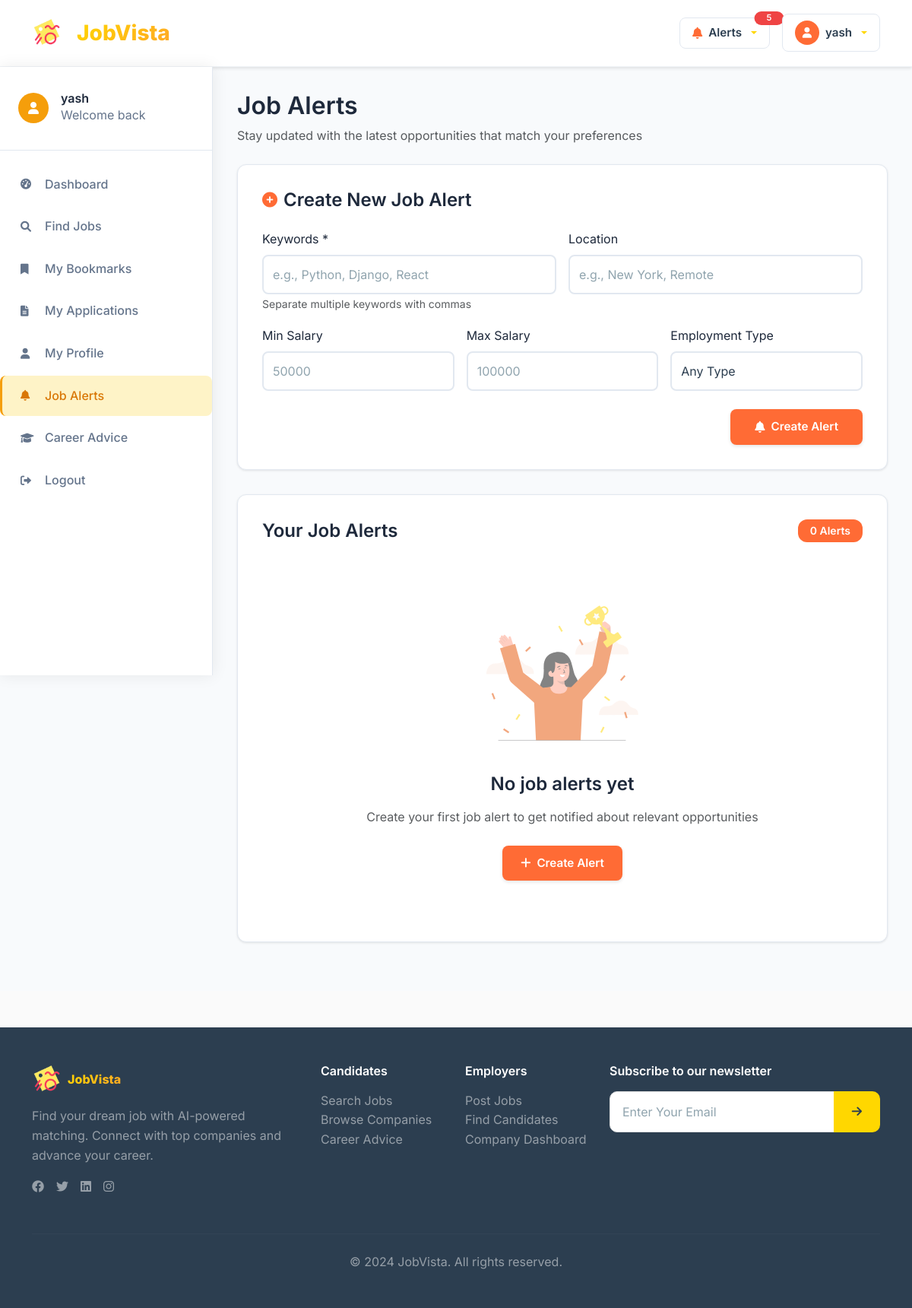
/job-alerts/ (signed in), run on an earlier commit of the app's database.
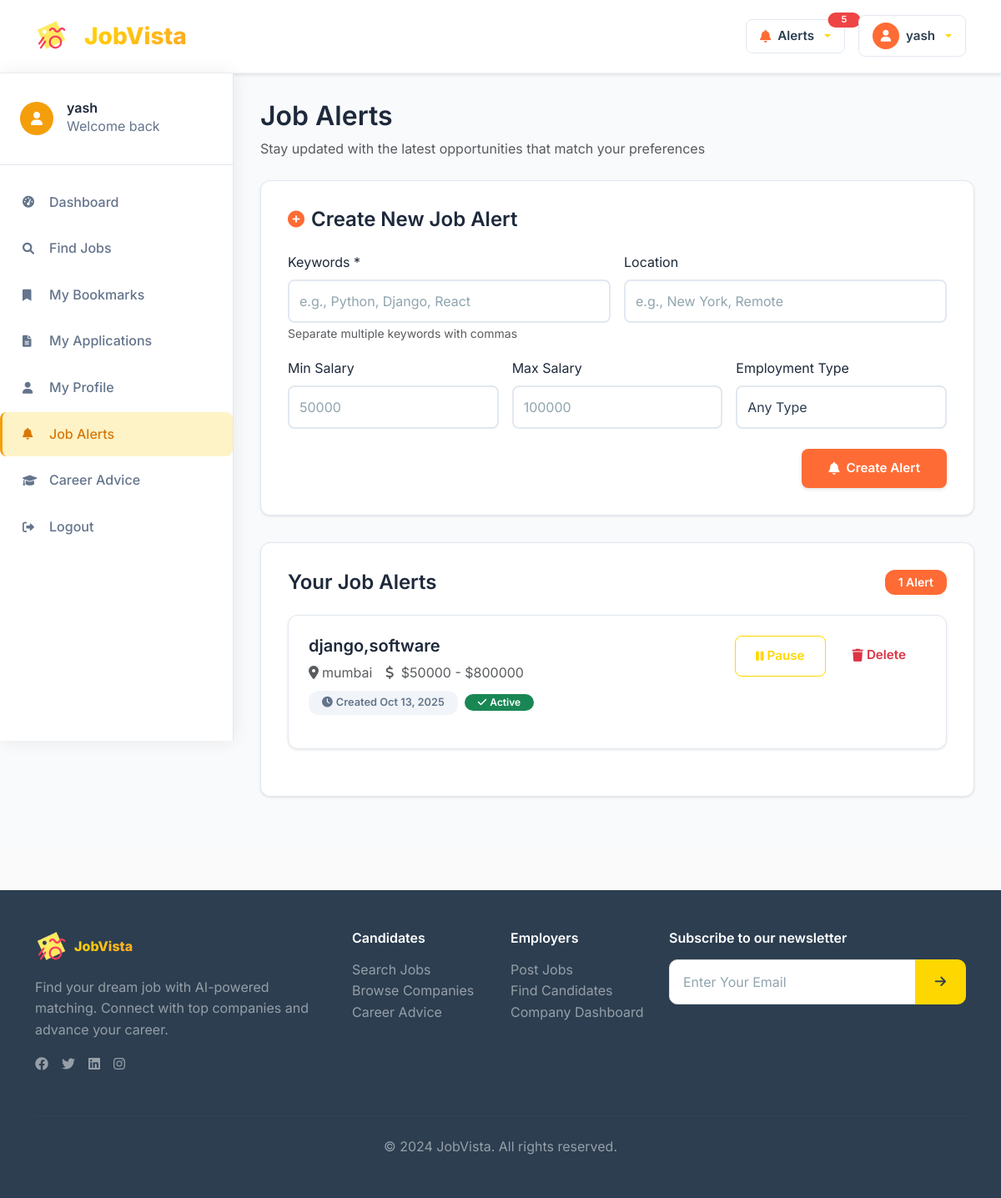
And on a later commit of the database.
### accounts/models.py (models this page shows, shortened)
class JobAlert(models.Model):
    FREQUENCY_CHOICES = [
        ('daily', 'Daily'),
        ('weekly', 'Weekly'),
        ('monthly', 'Monthly'),
    ]
    user = models.ForeignKey(User, on_delete=models.CASCADE, related_name='job_alerts')
    keywords = models.CharField(max_length=500, help_text="Comma-separated keywords")
    location = models.CharField(max_length=200, blank=True)
    salary_min = models.DecimalField(max_digits=10, decimal_places=2, blank=True, null=True)
    salary_max = models.DecimalField(max_digits=10, decimal_places=2, blank=True, null=True)
    frequency = models.CharField(max_length=20, choices=FREQUENCY_CHOICES, default='weekly')
    is_active = models.BooleanField(default=True)
    created_at = models.DateTimeField(auto_now_add=True)
    last_sent = models.DateTimeField(blank=True, null=True)
    class Meta:
        ordering = ['-created_at']

### accounts/views.py (the view, shortened to what this page needs)
# urls.py: path('job-alerts/', job_alerts, name='job_alerts'),
@login_required
def job_alerts(request):
    alerts = JobAlert.objects.filter(user=request.user).order_by('-created_at')
    return render(request, 'accounts/job_alerts.html', {'alerts': alerts})

### accounts/context_processors.py (called while the page is built)
def notifications_context(request):
    if request.user.is_authenticated:
        try:
            notifications = Notification.objects.filter(
                user=request.user,
                is_read=False
            ).order_by('-created_at')[:5]
            return {'notifications': notifications}
        except Exception:
            return {'notifications': []}
    return {'notifications': []}

### templates/accounts/job_alerts.html (shortened to what the changed rows need)
{% extends 'base.html' %}
{% load static %}
{% block content %}
<div class="alerts-container">
    <div class="main-content">
        <div class="alerts-wrapper">
            <div class="mb-4">
                <h1 class="font-bold mb-2" style="color: #1e293b; font-size: 2rem;">Job Alerts</h1>
            </div>
            <div class="content-section">
                <div class="d-flex justify-content-between align-items-center mb-4">
                    <h4 class="font-bold mb-0" style="color: #1e293b;">Your Job Alerts</h4>
                    <span class="badge" style="background: var(--accent); color: white; border-radius: 12px; padding: 0.5rem 1rem;">
                        {{ alerts.count }} Alert{{ alerts.count|pluralize }}
                    </span>
                </div>
                {% if alerts %}
                    {% for alert in alerts %}
                        <div class="alert-card">
                            <div class="d-flex justify-content-between align-items-start mb-3">
                                <div class="flex-grow-1">
                                    <h5 class="font-bold mb-2" style="color: #1e293b;">{{ alert.keywords }}</h5>
                                    <div class="d-flex align-items-center gap-3 text-sm text-muted mb-2">
                                        {% if alert.location %}
                                            <span><i class="fas fa-map-marker-alt me-1"></i>{{ alert.location }}</span>
                                        {% endif %}
                                        {% if alert.salary_min or alert.salary_max %}
                                            <span><i class="fas fa-dollar-sign me-1"></i>
                                                {% if alert.salary_min and alert.salary_max %}
                                                    ${{ alert.salary_min|floatformat:0 }} - ${{ alert.salary_max|floatformat:0 }}
                                                {% elif alert.salary_min %}
                                                    From ${{ alert.salary_min|floatformat:0 }}
                                                {% elif alert.salary_max %}
                                                    Up to ${{ alert.salary_max|floatformat:0 }}
                                                {% endif %}
                                            </span>
                                        {% endif %}
                                    </div>
                                    <div class="d-flex align-items-center gap-2">
                                        <span class="badge" style="background: #f1f5f9; color: #64748b; border-radius: 12px; font-size: 0.8rem;">
                                            <i class="fas fa-clock me-1"></i>Created {{ alert.created_at|date:"M d, Y" }}
                                        </span>
                                        {% if alert.is_active %}
                                            <span class="badge bg-success text-white rounded-pill px-3 py-1" style="font-size: 0.75rem;">
                                                <i class="fas fa-check me-1"></i>Active
                                            </span>
                                        {% else %}
                                            <span class="badge bg-secondary text-white rounded-pill px-3 py-1" style="font-size: 0.75rem;">
                                                <i class="fas fa-pause me-1"></i>Inactive
                                            </span>
                                        {% endif %}
                                    </div>
                                </div>
                                <div class="d-flex gap-2">
                                    <form method="POST" class="d-inline">
                                        <button type="submit" class="btn btn-outline btn-sm" style="border-radius: 8px;">
                                            {% if alert.is_active %}
                                                <i class="fas fa-pause me-1"></i>Pause
                                            {% else %}
                                                <i class="fas fa-play me-1"></i>Resume
                                            {% endif %}
                                        </button>
                                    </form>
                                    <form method="POST" class="d-inline">
                                        <button type="submit" class="btn btn-outline-danger btn-sm" style="border-radius: 8px;"
                                                onclick="return confirm('Are you sure you want to delete this alert?')">
                                            <i class="fas fa-trash me-1"></i>Delete
                                        </button>
                                    </form>
                                </div>
                            </div>
                        </div>
                    {% endfor %}
                {% else %}
                    <div class="text-center py-5">
                        <img src="{% static 'assets/illustrations/Success.svg' %}" alt="No Alerts" style="width: 200px; height: 200px; opacity: 0.5; margin-bottom: 2rem;">
                        <h4 class="font-bold mb-3" style="color: #1e293b;">No job alerts yet</h4>
                        <p class="text-muted mb-4">Create your first job alert to get notified about relevant opportunities</p>
                        <a href="#create-alert" class="btn btn-primary">
                            <i class="fas fa-plus me-2"></i>Create Alert
                        </a>
                    </div>
                {% endif %}
            </div>
        </div>
    </div>
</div>
{% endblock %}

What changed in the data, as far as the page shows it:
added JobAlert: keywords "django,software", location "mumbai", salary_min "50000", salary_max "800000", created_at "Oct 13, 2025", is_active True (drawn)
Also different on the page:
{{ alerts.count }}: "0" → "1"
text no longer shown: "No job alerts yet Create your first job alert to get notified about relevant opportunities Create Alert"
